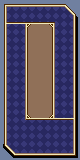

Rendered tile map (Tiled .tmx) drawn with the repository's tilesets; below, a short description and the full map source, tile grids included:
An orthogonal 10x20 tile map with 8x8 px tiles, 1 tile layer (Tile Layer 1).

<map version="1.9" tiledversion="1.9.1" orientation="orthogonal" renderorder="right-down" width="10" height="20" tilewidth="8" tileheight="8" infinite="0" nextlayerid="2" nextobjectid="1">
 <tileset firstgid="1" name="BobMenuTiles" tilewidth="8" tileheight="8" tilecount="128" columns="16">
  <image source="../../Image/Png/BobMenuTiles.png" width="128" height="64" />
 </tileset>
 <layer id="1" name="Tile Layer 1" width="10" height="20">
  <data encoding="csv">
43,41,41,41,41,41,41,41,61,1,
42,2,2,2,2,2,2,2,7,62,
57,54,54,54,54,54,2147483701,2,2,2147483716,
42,2,2,55,47,47,2147483703,2,2,2147483714,
42,2,2,49,47,47,2147483697,2,2,2147483714,
42,2,2,49,47,47,2147483697,2,2,2147483714,
42,2,2,49,47,47,2147483697,2,2,2147483714,
42,2,2,49,47,47,2147483697,2,2,2147483714,
42,2,2,49,47,47,2147483697,2,2,2147483714,
42,2,2,49,47,47,2147483697,2,2,2147483714,
42,2,2,49,47,47,2147483697,2,2,2147483714,
42,2,2,49,47,47,2147483697,2,2,2147483714,
42,2,2,49,47,47,2147483697,2,2,2147483714,
42,2,2,49,47,47,2147483697,2,2,2147483714,
42,2,2,1073741876,1073741880,1073741880,3221225530,59,59,2147483708,
42,2,2,2,2,2,2,2,2,2147483714,
42,2,2,2,2,2,2,2,2,2147483714,
42,2,2,2,2,2,2,2,2,2147483714,
63,22,2,2,2,2,2,2,2,2147483714,
1,64,1073741889,1073741889,1073741889,1073741889,1073741889,1073741889,1073741889,3221225539
</data>
 </layer>
</map>
